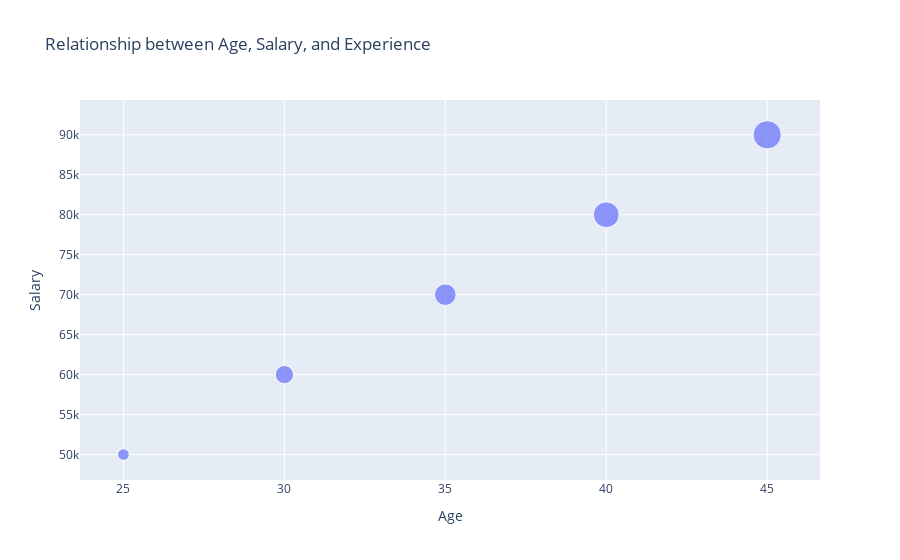

Here is the notebook cell this chart was saved with:
### Code cell
import plotly.express as px

# Data
data = pd.DataFrame({
    'Age': [25, 30, 35, 40, 45],
    'Salary': [50000, 60000, 70000, 80000, 90000],
    'Years of Experience': [2, 5, 7, 10, 12]
})

# Create a scatter plot
fig = px.scatter(data, x='Age', y='Salary', size='Years of Experience', title='Relationship between Age, Salary, and Experience')

# Display the plot
fig.show()

### Figure 1 — Plotly figure (JSON) as saved in the notebook; plotly's stock layout.template omitted (floating-point values rounded to 4 significant figures)
{"data": [{"hovertemplate": "Age=%{x}<br>Salary=%{y}<br>Years of Experience=%{marker.size}<extra></extra>", "legendgroup": "", "marker": {"color": "#636efa", "size": [2, 5, 7, 10, 12], "sizemode": "area", "sizeref": 0.03, "symbol": "circle"}, "mode": "markers", "name": "", "orientation": "v", "showlegend": false, "type": "scatter", "x": [25, 30, 35, 40, 45], "xaxis": "x", "y": [50000, 60000, 70000, 80000, 90000], "yaxis": "y"}], "layout": {"legend": {"itemsizing": "constant", "tracegroupgap": 0}, "title": {"text": "Relationship between Age, Salary, and Experience"}, "xaxis": {"anchor": "y", "domain": [0, 1], "title": {"text": "Age"}}, "yaxis": {"anchor": "x", "domain": [0, 1], "title": {"text": "Salary"}}}}
